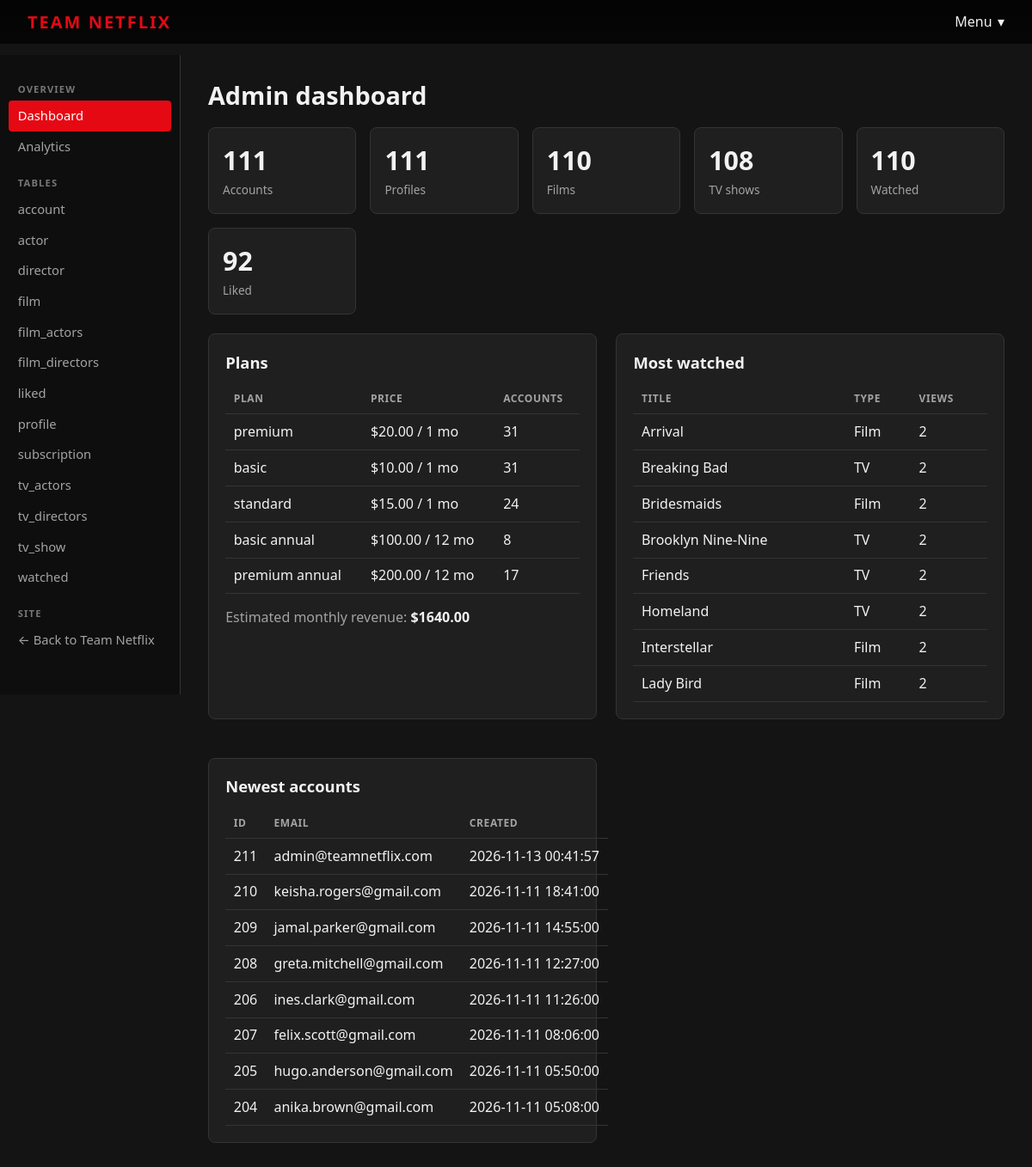
The page /admin (signed in) on the database its author committed.
### tables this page shows
CREATE TABLE subscription (
    id INT PRIMARY KEY,
    subscription_type VARCHAR(255),
    subscription_price DECIMAL(10, 2),
    subscription_duration INT not null
);

CREATE TABLE account (
    id INT PRIMARY KEY,
    email VARCHAR(255),
    password VARCHAR(64),
    phone_number VARCHAR(255),
    subscription_id INT,
    -- profile_name VARCHAR(255),
    -- profile_picture VARCHAR(255),
    -- is_kid_profile BOOLEAN NOT NULL,
    account_created DATETIME
, is_admin INTEGER NOT NULL DEFAULT 0);

### netflix_app.py (the view)
@app.route("/admin")
@admin_required
def admin_home():
    db = get_db()
    q = lambda sql: db.execute(sql).fetchone()[0]
    stats = [("Accounts", q("SELECT COUNT(*) FROM account")), ("Profiles", q("SELECT COUNT(*) FROM profile")),
             ("Films", q("SELECT COUNT(*) FROM film")), ("TV shows", q("SELECT COUNT(*) FROM tv_show")),
             ("Watched", q("SELECT COUNT(*) FROM watched WHERE is_watched = 1")),
             ("Liked", q("SELECT COUNT(*) FROM liked WHERE is_liked = 1"))]
    plans = db.execute(
        "SELECT s.subscription_type AS plan, s.subscription_price AS price, s.subscription_duration AS months, "
        "COUNT(a.id) AS accounts FROM subscription s LEFT JOIN account a ON a.subscription_id = s.id "
        "GROUP BY s.id ORDER BY s.id").fetchall()
    monthly = sum((p["price"] or 0) / (p["months"] or 1) * p["accounts"] for p in plans)
    top = db.execute(
        "SELECT title, kind, SUM(c) AS n FROM ("
        " SELECT f.title AS title, 'Film' AS kind, COUNT(*) AS c FROM watched w JOIN film f ON f.id = w.film_id WHERE w.is_watched = 1 GROUP BY f.id"
        " UNION ALL"
        " SELECT s.title, 'TV', COUNT(*) FROM watched w JOIN tv_show s ON s.id = w.tv_show_id WHERE w.is_watched = 1 GROUP BY s.id"
        ") GROUP BY title, kind ORDER BY n DESC, title LIMIT 8").fetchall()
    recent = db.execute("SELECT id, email, account_created FROM account ORDER BY account_created DESC LIMIT 8").fetchall()
    return render_template("admin/dashboard.html", tables=get_tables(db), active="home", stats=stats,
                           plans=plans, monthly=monthly, top=top, recent=recent)

### netflix_app.py (called while the page is built)
def get_db():
    if "db" not in g:
        g.db = sqlite3.connect(DB_PATH)
        g.db.row_factory = sqlite3.Row
        g.db.execute("PRAGMA foreign_keys = ON")
    return g.db

def csrf_token():
    if "csrf" not in session:
        session["csrf"] = secrets.token_hex(16)
    return session["csrf"]

@app.before_request
def load_user_and_check_csrf():
    g.account = None
    g.profile = None
    if request.method == "POST":
        sent = request.form.get("csrf", "")
        if not sent or not secrets.compare_digest(sent, session.get("csrf", "")):
            abort(400, "Your session expired. Go back, refresh the page and try again.")
    aid = session.get("account_id")
    if aid:
        g.account = get_db().execute("SELECT * FROM account WHERE id = ?", (aid,)).fetchone()
        if g.account is None:
            session.clear()
        else:
            pid = session.get("profile_id")
            if pid:
                g.profile = get_db().execute(
                    "SELECT * FROM profile WHERE profile_id = ? AND account_id = ?",
                    (pid, aid)).fetchone()

def login_required(view):
    @wraps(view)
    def wrapped(*a, **kw):
        if g.account is None:
            return redirect(url_for("login", next=request.full_path.rstrip("?")))
        return view(*a, **kw)
    return wrapped

def admin_required(view):
    @wraps(view)
    @login_required
    def wrapped(*a, **kw):
        if not g.account["is_admin"]:
            abort(403, "This area is for administrators only.")
        return view(*a, **kw)
    return wrapped

def get_tables(db):
    rows = db.execute("SELECT name FROM sqlite_master WHERE type='table' AND name NOT LIKE 'sqlite_%' ORDER BY name").fetchall()
    return [r["name"] for r in rows]

### templates/admin/dashboard.html
{% extends 'admin/base.html' %}
{% block admin %}
<h1>Admin dashboard</h1>
<div class="stat-grid">
  {% for label, n in stats %}<div class="stat"><b>{{ n }}</b><span>{{ label }}</span></div>{% endfor %}
</div>
<div class="two-col">
  <div class="panel">
    <h2>Plans</h2>
    <table><thead><tr><th>Plan</th><th>Price</th><th>Accounts</th></tr></thead><tbody>
      {% for p in plans %}<tr><td>{{ p.plan }}</td><td>${{ '%.2f'|format(p.price or 0) }} / {{ p.months }} mo</td><td>{{ p.accounts }}</td></tr>{% endfor %}
    </tbody></table>
    <p class="muted" style="margin-bottom:0">Estimated monthly revenue: <b style="color:var(--text)">${{ '%.2f'|format(monthly) }}</b></p>
  </div>
  <div class="panel">
    <h2>Most watched</h2>
    <table><thead><tr><th>Title</th><th>Type</th><th>Views</th></tr></thead><tbody>
      {% for r in top %}<tr><td>{{ r.title }}</td><td>{{ r.kind }}</td><td>{{ r.n }}</td></tr>
      {% else %}<tr><td colspan="3" class="muted">No watch activity yet.</td></tr>{% endfor %}
    </tbody></table>
  </div>
  <div class="panel">
    <h2>Newest accounts</h2>
    <table><thead><tr><th>ID</th><th>Email</th><th>Created</th></tr></thead><tbody>
      {% for r in recent %}<tr><td>{{ r.id }}</td><td>{{ r.email }}</td><td>{{ r.account_created }}</td></tr>{% endfor %}
    </tbody></table>
  </div>
</div>
{% endblock %}

### static/style.css (style rules this page uses)
:root { --bg:#141414; --panel:#1f1f1f; --panel2:#2a2a2a; --text:#f2f2f2; --muted:#a3a3a3; --line:#343434; --accent:#e50914; --accent2:#b20710; --ok:#46d369; --danger:#ff6b6b; }
* { box-sizing:border-box; }
html { scroll-behavior:smooth; }
body { margin:0; background:var(--bg); color:var(--text); font-family:system-ui,-apple-system,"Segoe UI",Roboto,sans-serif; line-height:1.45; }
h1 { font-size:1.8rem; margin:.2rem 0 1rem; }
h2 { font-size:1.15rem; margin:1.4rem 0 .7rem; }
.muted { color:var(--muted); }
.panel { background:var(--panel); border:1px solid var(--line); border-radius:8px; padding:1.2rem; margin-bottom:1.4rem; }
.panel h2 { margin-top:0; }
table { width:100%; border-collapse:collapse; }
th, td { text-align:left; padding:.55rem .6rem; border-bottom:1px solid var(--line); white-space:nowrap; vertical-align:middle; }
th { font-size:.75rem; text-transform:uppercase; letter-spacing:.05em; color:var(--muted); }
.stat-grid { display:grid; grid-template-columns:repeat(auto-fit,minmax(150px,1fr)); gap:1rem; margin-bottom:1.4rem; }
.stat { background:var(--panel); border:1px solid var(--line); border-radius:8px; padding:1rem; }
.stat b { display:block; font-size:1.9rem; }
.stat span { color:var(--muted); font-size:.85rem; }
.two-col { display:grid; grid-template-columns:repeat(auto-fit,minmax(340px,1fr)); gap:1.4rem; }

### rows shown on the page
subscription: plan "premium", subscription_price "20.00", months "1", accounts "31"
subscription: plan "basic", subscription_price "10.00", months "1", accounts "31"
subscription: plan "standard", subscription_price "15.00", months "1", accounts "24"
subscription: plan "basic annual", subscription_price "100.00", months "12", accounts "8"
subscription: plan "premium annual", subscription_price "200.00", months "12", accounts "17"
account: id "211", email "admin@teamnetflix.com", account_created "2026-11-13 00:41:57"
account: id "210", email "keisha.rogers@gmail.com", account_created "2026-11-11 18:41:00"
account: id "209", email "jamal.parker@gmail.com", account_created "2026-11-11 14:55:00"
account: id "208", email "greta.mitchell@gmail.com", account_created "2026-11-11 12:27:00"
account: id "206", email "ines.clark@gmail.com", account_created "2026-11-11 11:26:00"
account: id "207", email "felix.scott@gmail.com", account_created "2026-11-11 08:06:00"
account: id "205", email "hugo.anderson@gmail.com", account_created "2026-11-11 05:50:00"
account: id "204", email "anika.brown@gmail.com", account_created "2026-11-11 05:08:00"

### other values the page prints
{{ t }} "account" "actor" "director" "film" "film_actors" "film_directors" "liked" "profile" "subscription" "tv_actors" "tv_directors" "tv_show" "watched"
{{ n }} "111" "111" "110" "108" "110" "92"
{{ label }} "Accounts" "Profiles" "Films" "TV shows" "Watched" "Liked"
{{ '%.2f'|format(monthly) }} "1640.00"
{{ r.title }} "Arrival" "Breaking Bad" "Bridesmaids" "Brooklyn Nine-Nine" "Friends" "Homeland" "Interstellar" "Lady Bird"
{{ r.kind }} "Film" "TV" "Film" "TV" "TV" "TV" "Film" "Film"
{{ r.n }} "2" "2" "2" "2" "2" "2" "2" "2"
